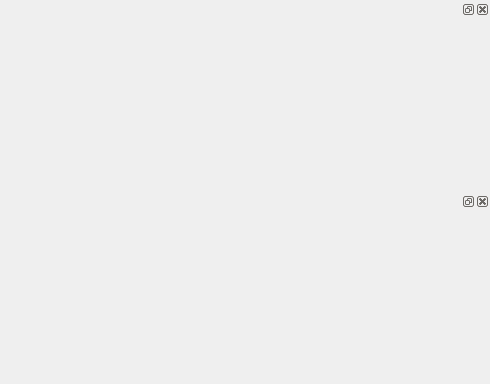
<?xml version="1.0" encoding="UTF-8"?>
<ui version="4.0">
 <class>Display</class>
 <widget class="QWidget" name="Display">
  <property name="geometry">
   <rect>
    <x>0</x>
    <y>0</y>
    <width>490</width>
    <height>384</height>
   </rect>
  </property>
  <property name="windowTitle">
   <string>Form</string>
  </property>
  <layout class="QGridLayout" name="gridLayout">
   <property name="leftMargin">
    <number>0</number>
   </property>
   <property name="topMargin">
    <number>0</number>
   </property>
   <property name="rightMargin">
    <number>0</number>
   </property>
   <property name="bottomMargin">
    <number>0</number>
   </property>
   <property name="spacing">
    <number>0</number>
   </property>
   <item row="0" column="0">
    <widget class="QWidget" name="map" native="true">
     <property name="sizePolicy">
      <sizepolicy hsizetype="Expanding" vsizetype="Expanding">
       <horstretch>0</horstretch>
       <verstretch>0</verstretch>
      </sizepolicy>
     </property>
    </widget>
   </item>
   <item row="0" column="1">
    <layout class="QVBoxLayout" name="verticalLayout">
     <property name="spacing">
      <number>0</number>
     </property>
     <item>
      <widget class="QDockWidget" name="line_speed">
       <property name="sizePolicy">
        <sizepolicy hsizetype="Expanding" vsizetype="Preferred">
         <horstretch>0</horstretch>
         <verstretch>0</verstretch>
        </sizepolicy>
       </property>
       <widget class="QWidget" name="dockWidgetContents"/>
      </widget>
     </item>
     <item>
      <widget class="QDockWidget" name="angle_speed">
       <property name="sizePolicy">
        <sizepolicy hsizetype="Expanding" vsizetype="Preferred">
         <horstretch>0</horstretch>
         <verstretch>0</verstretch>
        </sizepolicy>
       </property>
       <widget class="QWidget" name="dockWidgetContents_2"/>
      </widget>
     </item>
    </layout>
   </item>
  </layout>
 </widget>
 <resources/>
 <connections/>
</ui>
